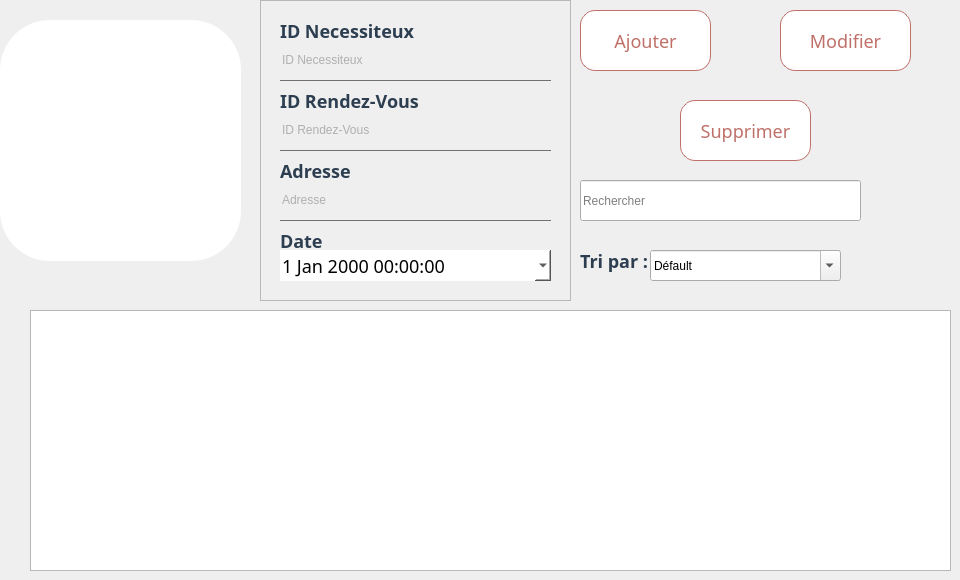
      <widget class="QWidget" name="RendezVous">
       <widget class="QTableView" name="tableRdv">
        <property name="geometry">
         <rect>
          <x>30</x>
          <y>310</y>
          <width>921</width>
          <height>261</height>
         </rect>
        </property>
       </widget>
       <widget class="QLabel" name="label_95">
        <property name="geometry">
         <rect>
          <x>580</x>
          <y>230</y>
          <width>81</width>
          <height>61</height>
         </rect>
        </property>
        <property name="styleSheet">
         <string notr="true">color: #2C3E50;
font-size:18px;
font:bold;
font-family : century gothic;</string>
        </property>
        <property name="text">
         <string>Tri par :</string>
        </property>
       </widget>
       <widget class="QPushButton" name="supprimerrDV">
        <property name="geometry">
         <rect>
          <x>680</x>
          <y>100</y>
          <width>131</width>
          <height>61</height>
         </rect>
        </property>
        <property name="styleSheet">
         <string notr="true">QPushButton{
font-size:18px;
font-family:century gothic;
background:white;
border-radius:60px;
color:#BF7069;
border-radius:15px;
border:1px solid #BF7069;
}
QPushButton:hover{
color:#FFABAB;
/*background:#801414;*/
background:rgb(255, 228, 228);
border-radius:15px;
}</string>
        </property>
        <property name="text">
         <string>Supprimer</string>
        </property>
       </widget>
       <widget class="QComboBox" name="comboBox_Rdv">
        <property name="geometry">
         <rect>
          <x>650</x>
          <y>250</y>
          <width>191</width>
          <height>31</height>
         </rect>
        </property>
        <property name="editable">
         <bool>true</bool>
        </property>
        <item>
         <property name="text">
          <string>Défault</string>
         </property>
        </item>
        <item>
         <property name="text">
          <string>Nom</string>
         </property>
        </item>
        <item>
         <property name="text">
          <string>Prénom</string>
         </property>
        </item>
        <item>
         <property name="text">
          <string>Date Rendez-Vous</string>
         </property>
        </item>
       </widget>
       <widget class="QFrame" name="frame_13">
        <property name="geometry">
         <rect>
          <x>260</x>
          <y>0</y>
          <width>311</width>
          <height>301</height>
         </rect>
        </property>
        <property name="styleSheet">
         <string notr="true">
QLabel{
color: #2C3E50;
font-size:18px;
font:bold;
font-family : century gothic;
}

QLineEdit{
background:transparent;
border:none;
color:#717072;
border-bottom:1px solid #717072;
}

QDateEdit
{
    background-color: white;
	border:none;
    spacing: 5px; 
	font-size:18px;
font-weight: normal;
	font-family:century gothic;
}

QDateTimeEdit
{
    background-color: white;
	border:none;
    spacing: 5px; 
	font-size:18px;
font-weight: normal;
	font-family:century gothic;
}

</string>
        </property>
        <property name="frameShape">
         <enum>QFrame::StyledPanel</enum>
        </property>
        <property name="frameShadow">
         <enum>QFrame::Raised</enum>
        </property>
        <widget class="QLabel" name="label_96">
         <property name="geometry">
          <rect>
           <x>20</x>
           <y>210</y>
           <width>161</width>
           <height>61</height>
          </rect>
         </property>
         <property name="styleSheet">
          <string notr="true"/>
         </property>
         <property name="text">
          <string>Date</string>
         </property>
        </widget>
        <widget class="QLabel" name="label_97">
         <property name="geometry">
          <rect>
           <x>20</x>
           <y>140</y>
           <width>161</width>
           <height>61</height>
          </rect>
         </property>
         <property name="styleSheet">
          <string notr="true"/>
         </property>
         <property name="text">
          <string>Adresse</string>
         </property>
        </widget>
        <widget class="QLabel" name="label_98">
         <property name="geometry">
          <rect>
           <x>20</x>
           <y>70</y>
           <width>161</width>
           <height>61</height>
          </rect>
         </property>
         <property name="styleSheet">
          <string notr="true"/>
         </property>
         <property name="text">
          <string>ID Rendez-Vous</string>
         </property>
        </widget>
        <widget class="QLineEdit" name="id_Ne">
         <property name="geometry">
          <rect>
           <x>20</x>
           <y>40</y>
           <width>271</width>
           <height>41</height>
          </rect>
         </property>
         <property name="text">
          <string/>
         </property>
         <property name="placeholderText">
          <string>ID Necessiteux</string>
         </property>
        </widget>
        <widget class="QLabel" name="label_id_3">
         <property name="geometry">
          <rect>
           <x>20</x>
           <y>0</y>
           <width>151</width>
           <height>61</height>
          </rect>
         </property>
         <property name="styleSheet">
          <string notr="true"/>
         </property>
         <property name="text">
          <string>ID Necessiteux</string>
         </property>
        </widget>
        <widget class="QLineEdit" name="id_Re">
         <property name="geometry">
          <rect>
           <x>20</x>
           <y>110</y>
           <width>271</width>
           <height>41</height>
          </rect>
         </property>
         <property name="text">
          <string/>
         </property>
         <property name="placeholderText">
          <string>ID Rendez-Vous</string>
         </property>
        </widget>
        <widget class="QLineEdit" name="AdresseRdv">
         <property name="geometry">
          <rect>
           <x>20</x>
           <y>180</y>
           <width>271</width>
           <height>41</height>
          </rect>
         </property>
         <property name="text">
          <string/>
         </property>
         <property name="echoMode">
          <enum>QLineEdit::Normal</enum>
         </property>
         <property name="placeholderText">
          <string>Adresse</string>
         </property>
        </widget>
        <widget class="QDateTimeEdit" name="date_Rdv">
         <property name="geometry">
          <rect>
           <x>20</x>
           <y>250</y>
           <width>271</width>
           <height>31</height>
          </rect>
         </property>
         <property name="contextMenuPolicy">
          <enum>Qt::DefaultContextMenu</enum>
         </property>
         <property name="calendarPopup">
          <bool>true</bool>
         </property>
        </widget>
       </widget>
       <widget class="QPushButton" name="modifierRdv">
        <property name="geometry">
         <rect>
          <x>780</x>
          <y>10</y>
          <width>131</width>
          <height>61</height>
         </rect>
        </property>
        <property name="styleSheet">
         <string notr="true">QPushButton{
font-size:18px;
font-family:century gothic;
background:white;
border-radius:60px;
color:#BF7069;
border-radius:15px;
border:1px solid #BF7069;
}
QPushButton:hover{
color:#FFABAB;
/*background:#801414;*/
background:rgb(255, 228, 228);
border-radius:15px;
}</string>
        </property>
        <property name="text">
         <string>Modifier</string>
        </property>
       </widget>
       <widget class="QLineEdit" name="recherche_rdv">
        <property name="geometry">
         <rect>
          <x>580</x>
          <y>180</y>
          <width>281</width>
          <height>41</height>
         </rect>
        </property>
        <property name="placeholderText">
         <string>Rechercher</string>
        </property>
       </widget>
       <widget class="QLabel" name="gif_rdv">
        <property name="geometry">
         <rect>
          <x>0</x>
          <y>20</y>
          <width>241</width>
          <height>241</height>
         </rect>
        </property>
        <property name="autoFillBackground">
         <bool>false</bool>
        </property>
        <property name="styleSheet">
         <string notr="true">background-color:#fff;
border-radius:50px;
</string>
        </property>
        <property name="text">
         <string/>
        </property>
        <property name="scaledContents">
         <bool>false</bool>
        </property>
        <property name="alignment">
         <set>Qt::AlignCenter</set>
        </property>
        <property name="wordWrap">
         <bool>false</bool>
        </property>
       </widget>
       <widget class="QPushButton" name="ajouterRdv">
        <property name="geometry">
         <rect>
          <x>580</x>
          <y>10</y>
          <width>131</width>
          <height>61</height>
         </rect>
        </property>
        <property name="styleSheet">
         <string notr="true">QPushButton{
font-size:18px;
font-family:century gothic;
background:white;
border-radius:60px;
color:#BF7069;
border-radius:15px;
border:1px solid #BF7069;
}
QPushButton:hover{
color:#FFABAB;
/*background:#801414;*/
background:rgb(255, 228, 228);
border-radius:15px;
}</string>
        </property>
        <property name="text">
         <string>Ajouter</string>
        </property>
       </widget>
      </widget>
